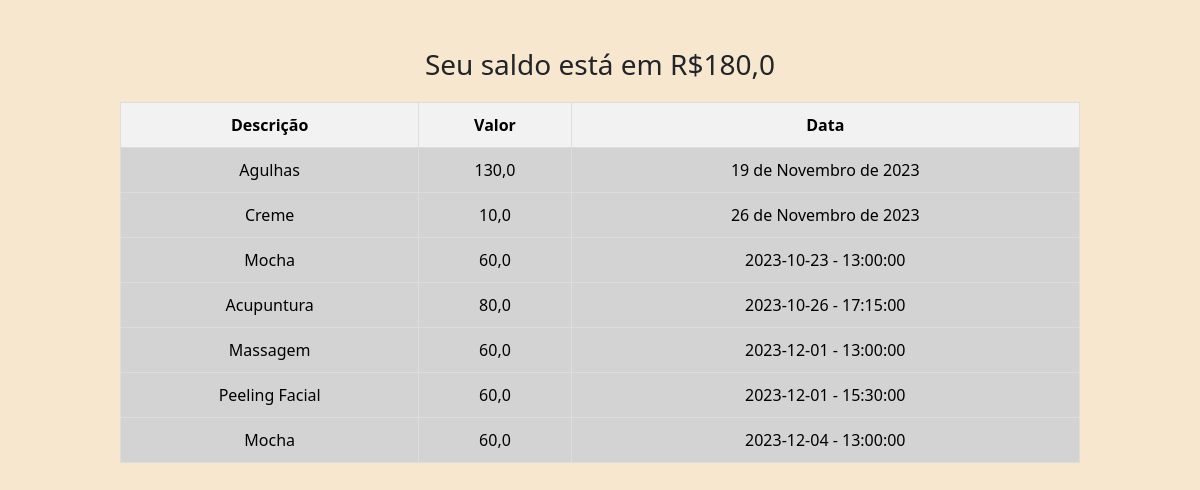
Screenshot of /empresarial/ver_financeiro (signed in) with the database file from the repository.
### empresarial/models.py (models this page shows, shortened)
class Gastos(models.Model):
    novoGasto = models.CharField(max_length=300)
    valorGasto = models.FloatField()
    dataGasto = models.DateField()

class Procedimentos(models.Model):
    procedimento = models.ForeignKey(AgendarExame, on_delete=models.DO_NOTHING)
    pontosUsados = models.CharField(max_length=1000, default=None)
    Olho = models.BooleanField(default=False)
    Olfativo = models.BooleanField(default=False)
    Mandibular = models.BooleanField(default=False)
    Pulmões = models.BooleanField(default=False)
    Auditivo = models.BooleanField(default=False)
    Estômago = models.BooleanField(default=False)
    Garganta = models.BooleanField(default=False)
    Gônadas = models.BooleanField(default=False)
    Pâncreas = models.BooleanField(default=False)
    Coração = models.BooleanField(default=False)
    Fígado = models.BooleanField(default=False)
    Retal = models.BooleanField(default=False)
    Ciático = models.BooleanField(default=False)
    Joelho = models.BooleanField(default=False)
    Rim = models.BooleanField(default=False)
    Trigêmeo = models.BooleanField(default=False)
    Agressividade = models.BooleanField(default=False)
    Tragus = models.BooleanField(default=False)
    Pele = models.BooleanField(default=False)
    Ombro = models.BooleanField(default=False)
    Zero = models.BooleanField(default=False)
    M_inferiores = models.BooleanField(default=False)
    M_superiores = models.BooleanField(default=False)
    Alergia = models.BooleanField(default=False)
    Darwin = models.BooleanField(default=False)
    Síntese = models.BooleanField(default=False)
    Tálamo = models.BooleanField(default=False)
    Occipital = models.BooleanField(default=False)
    Genital = models.BooleanField(default=False)
    Medular = models.BooleanField(default=False)
    Hipotálamo = models.BooleanField(default=False)
    Sacro = models.BooleanField(default=False)
    Ponto_de_muro = models.BooleanField(default=False)
    Cóccix = models.BooleanField(default=False)
    Cervical = models.BooleanField(default=False)
    Hipófise = models.BooleanField(default=False)
    Torácica = models.BooleanField(default=False)
    Pineal = models.BooleanField(default=False)
    Lombar = models.BooleanField(default=False)
    adrenal = models.BooleanField(default=False)
    Pagamento = models.BooleanField(default=False)

### agendamentos/models.py (models this page shows, shortened)
class AgendarExame(models.Model):
    usuario = models.ForeignKey(User, on_delete=models.DO_NOTHING)
    exame = models.ForeignKey(Exames, on_delete=models.DO_NOTHING)
    data = models.ForeignKey(Horario, on_delete=models.DO_NOTHING)
    cancelado = models.BooleanField(default=False)

class Exames(models.Model):
    nome = models.CharField(max_length=50)
    preco = models.FloatField()
    duracao = models.TimeField(default='00:00')
    disponivel = models.BooleanField(default=True)

class Horario(models.Model):
    data = models.DateField()
    hora = models.TimeField()
    disponivel = models.BooleanField(default=True)
    def __str__(self):
        return f'{self.data} - {self.hora}'

### empresarial/views.py (the view)
# urls.py: path('ver_financeiro', views.ver_financeiro, name="ver_financeiro"),
@staff_member_required
def ver_financeiro(request):
    total_ganho = 0
    total_gasto = 0
    for procedimento in Procedimentos.objects.filter(Pagamento=True):
        ganho = procedimento.procedimento.exame.preco
        total_ganho += ganho
    for gasto in Gastos.objects.filter():
        despesa = gasto.valorGasto
        total_gasto += despesa
    saldo = total_ganho - total_gasto
    despesas = Gastos.objects.filter()
    receitas = Procedimentos.objects.filter(Pagamento = True)
    return render(request, 'ver_financeiro.html', {'saldo':saldo, 'despesas': despesas, 'receitas': receitas})

### empresarial/templates/ver_financeiro.html (shortened to what this page needs)
{% extends "bases/base_empresarial.html" %} {% load static %} {% block 'head' %}
<link href="{% static 'agendamentos/css/css.css' %}" rel="stylesheet" />
<link href="{% static 'agendamentos/css/filtrar.css' %}" rel="stylesheet" />
{% endblock 'head' %} {% block 'conteudo' %}
<br />
<br />
<h3 style="text-align: center">Seu saldo está em R${{ saldo }}</h3>
<table>
  <thead>
    <tr>
      <th>Descrição</th>
      <th>Valor</th>
      <th>Data</th>
    </tr>
  </thead>
  <tbody>
    {% for despesa in despesas %}
    <tr>
      <td>{{ despesa.novoGasto }}</td>
      <td>{{ despesa.valorGasto }}</td>
      <td>{{ despesa.dataGasto }}</td>
    </tr>
    {% endfor %} {% for receita in receitas %}
    <tr>
      <td>{{ receita.procedimento.exame.nome }}</td>
      <td>{{ receita.procedimento.exame.preco }}</td>
      <td>{{ receita.procedimento.data }}</td>
    </tr>
    {% endfor %}
  </tbody>
</table>
{% endblock 'conteudo' %}

### templates/static/geral/CSS/base.css (style rules this page uses)
:root { --new-color: #8B0000; --main-color: #151C34; --dark-color: #0C121C; --light-color: #6DE6EE; --contrast-color: #f4c96b; --differential-color: #066668; }
* { color: black }

### templates/static/agendamentos/CSS/css.css (style rules this page uses)
body { background-color: #f7e7ce; background-size: cover; }

### templates/static/agendamentos/CSS/filtrar.css (style rules this page uses)
td, th { padding: 20px; }

### empresarial/templates/ver_financeiro.html (style rules this page uses)
body { background-color: #f7e7ce; }
table { background-color: #d3d3d3; width: 80%; margin: auto; border-collapse: collapse; margin-top: 20px; }
th, td { padding: 10px; text-align: center; border: 1px solid #ddd; }
th { background-color: #f2f2f2; }

### rows the page displays
Gastos: novoGasto "Agulhas", valorGasto "130,0", dataGasto "19 de Novembro de 2023"
Gastos: novoGasto "Creme", valorGasto "10,0", dataGasto "26 de Novembro de 2023"
Procedimentos: procedimento.exame.nome "Mocha", procedimento.exame.preco "60,0", procedimento.data "2023-10-23 - 13:00:00"
Procedimentos: procedimento.exame.nome "Acupuntura", procedimento.exame.preco "80,0", procedimento.data "2023-10-26 - 17:15:00"
Procedimentos: procedimento.exame.nome "Massagem", procedimento.exame.preco "60,0", procedimento.data "2023-12-01 - 13:00:00"
Procedimentos: procedimento.exame.nome "Peeling Facial", procedimento.exame.preco "60,0", procedimento.data "2023-12-01 - 15:30:00"
Procedimentos: procedimento.exame.nome "Mocha", procedimento.exame.preco "60,0", procedimento.data "2023-12-04 - 13:00:00"

### other values shown
{{ saldo }} "180,0"
